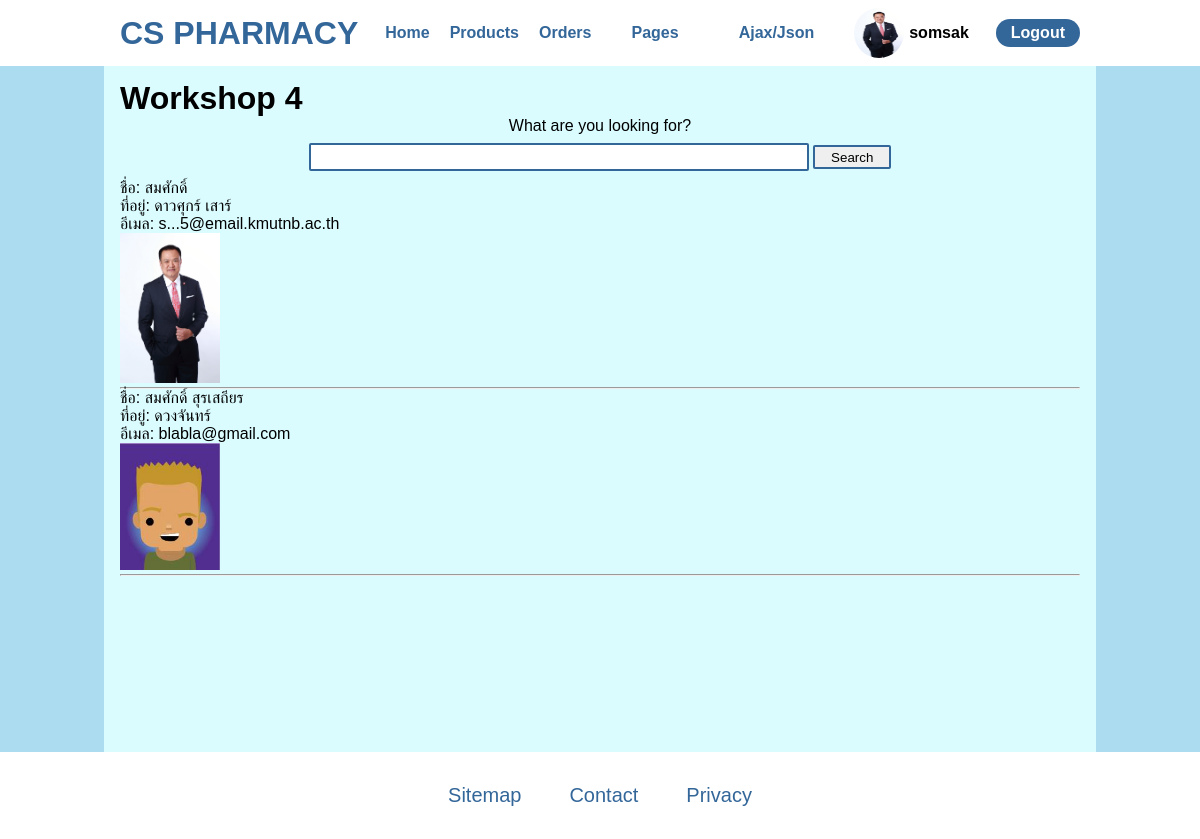
/ws4.php?keyword=สมศักดิ์ (signed in), run on the app's committed database.
### tables this page shows
CREATE TABLE `member` (
  `username` varchar(15) NOT NULL,
  `password` varchar(15) NOT NULL,
  `name` varchar(100) NOT NULL,
  `address` varchar(255) NOT NULL,
  `mobile` varchar(30) NOT NULL,
  `email` varchar(30) DEFAULT NULL
);

### ws4.php (the view, shortened to what this page needs)
<?php include "php/connect.php" ?>
<!DOCTYPE html>
<html>
    <head>
        <link href="styles/styles.css" rel="stylesheet" type="text/css" />
    </head>
    <body>
        <?php include "components/navbar.php"; ?>
        <main>
            <h1>Workshop 4</h1>
            <form action="" class="search-form">
                <label for="">What are you looking for?</label> <br>
                <input type="text" class="search-bar" name="keyword">
                <button type="submit" class="search-btn">Search</button>
            </form>
            <?php
                $stmt = $pdo->prepare("SELECT username, name, address, email FROM member WHERE name LIKE ?");
                if (!empty($_GET))
                    $value = '%' . $_GET["keyword"] . '%';
                $stmt->bindParam(1, $value);
                $stmt->execute();
            ?>
            <?php while ($row = $stmt->fetch()) : ?>
                ชื่อ: <?=$row["name"]?> <br>
                ที่อยู่: <?=$row["address"]?> <br>
                อีเมล: <?=$row["email"]?> <br>
                <img src='images/member_photo/<?=$row["username"]?>.jpg' width=100 > <br>
                <hr>
            <?php endwhile; ?>
        </main>
        <?php include "components/footer.php"; ?>
    </body>
</html>

### styles/styles.css (style rules this page uses)
* { margin: 0; padding: 0; }
html, body { font-family: sans-serif; background-color: #acdcf0; }
.search-form { text-align: center; }
.search-bar, .search-btn { margin: 0.5rem 0 0.5rem; height: 1.5rem; border-radius: 2px; border: 2px solid #336699; }
.search-bar { width: 50%; padding: 0 0.5rem; }
.search-btn { padding: 0 1rem; cursor: pointer; transition: 0.15s ease-in-out; }
main { margin: 3rem auto 0; padding: 2rem 1rem; min-height: 80vh; width: 90%; background-color: #dafcff; }
@media only screen and (min-width: 1024px) { main { width: 80%; } }

### data on the page
member: name "สมศักดิ์", address "ดาวศุกร์ เสาร์", email "s...5@email.kmutnb.ac.th", username (picture)
member: name "สมศักดิ์ สุรเสถียร", address "ดวงจันทร์", email "blabla@gmail.com", shows a picture

### other printed values
$_SESSION["username"] "somsak"
